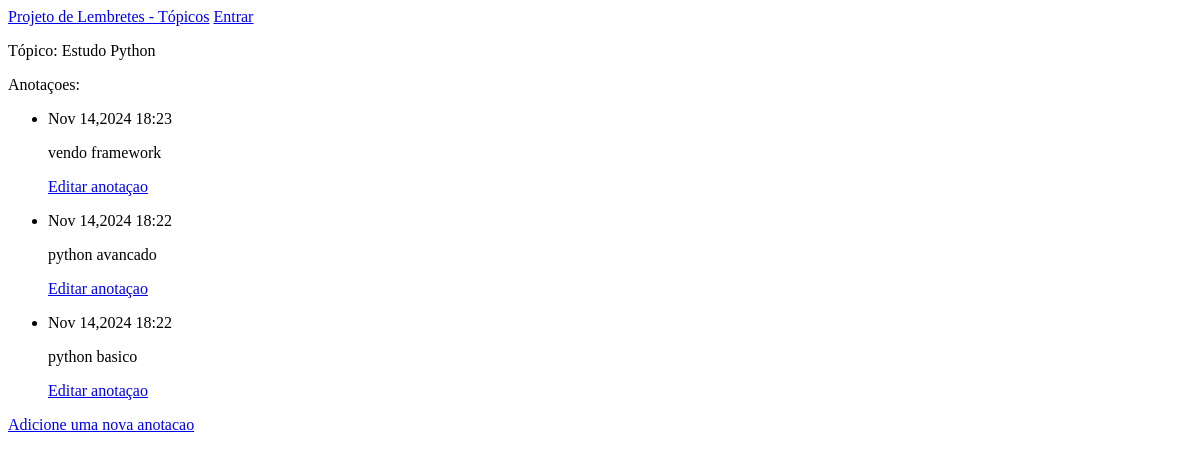
Before: /topics/2/ with the older database file.
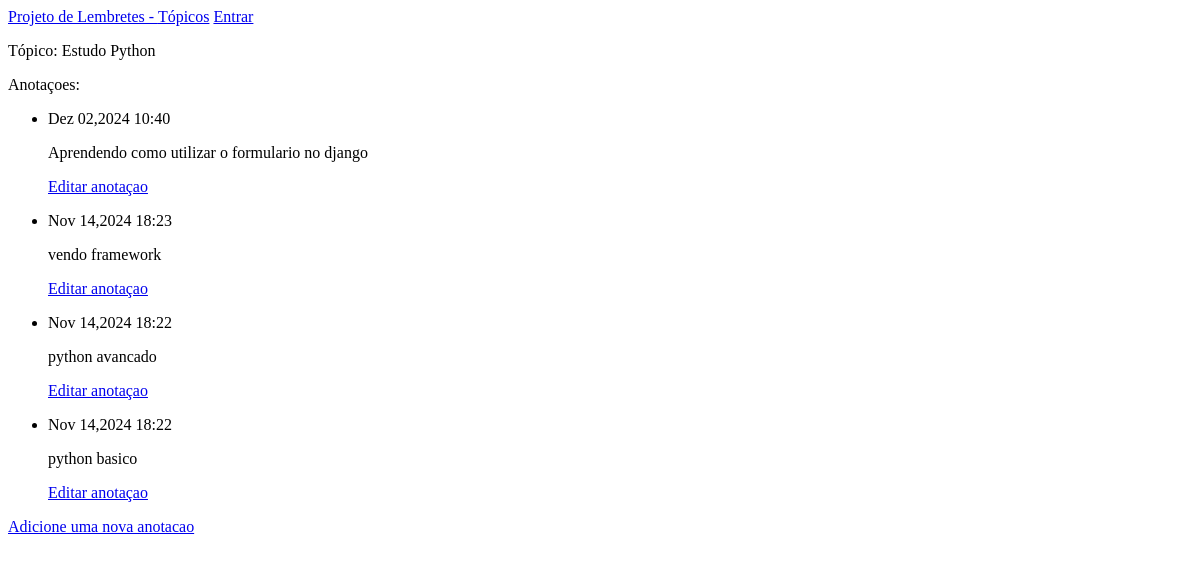
After: the same page with the newer database file.
### Projeto_Lembretes/models.py (models this page shows, shortened)
class Topic(models.Model):
    """text é uma variável do banco que vai ser do tipo char"""
    text = models.CharField(max_length=200)
    data_added = models.DateTimeField(auto_now_add=True)
    def __str__(self):
        return self.text

class Entry(models.Model):
    topic = models.ForeignKey(Topic, on_delete=models.CASCADE)
    text = models.TextField()
    data_added = models.DateTimeField(auto_now_add=True)
    class Meta:
        verbose_name_plural = 'entries'

### Projeto_Lembretes/views.py (the view)
# urls.py: path('topics/<topic_id>/',views.topic, name='topic'),
def topic(request,topic_id):
    topic = Topic.objects.get(id = topic_id)
    entries = topic.entry_set.order_by('-data_added')
    context = {'topic':topic , 'entries':entries }
    return render(request, 'Projeto_Lembretes/topic.html', context)

### Projeto_Lembretes/templates/Projeto_Lembretes/topic.html
{% extends "Projeto_Lembretes/base.html" %}
{% block content %}
    <p>Tópico: {{topic}}</p>
    <p>Anotaçoes: </p>
    <ul>
        {% for entry in entries%}
        <li>
            <p>
                {{entry.data_added | date:'M d,Y H:i'}}
            </p>
            <p>
                {{entry.text | linebreaks }}
            </p>
            <p>
                <a href="{% url 'edit_entry' entry.id %}">Editar anotaçao</a>
            </p>
        </li>
        {%empty%}
        <li>
            Nao foram encontrado registros!
        </li>
        {%endfor%}
    </ul>
    <p>
        <a href="{% url 'new_entry' topic.id %}">Adicione uma nova anotacao</a>
    </p>
{% endblock content %}

### Projeto_Lembretes/templates/Projeto_Lembretes/base.html
<p>
    <a href="{% url 'index' %}">Projeto de Lembretes - </a>
    <a href="{% url 'topics' %}">Tópicos</a>
    {% if user.is_authenticated %}
        Olá,{{user.username}}
    {% else %}
        <a href="{% url 'login' %}">Entrar</a>
    {% endif %}
</p>
{% block content %}{% endblock content %}

Changed rows visible on the page:
added Entry: data_added "Dez 02,2024 10:40", text "Aprendendo como utilizar o formulario no django"
